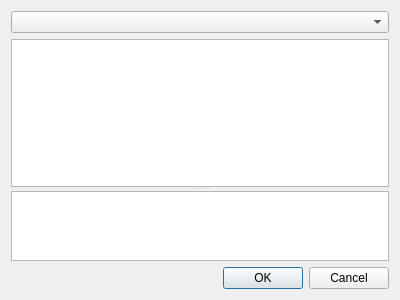
<?xml version="1.0" encoding="UTF-8"?>
<ui version="4.0">
 <class>CommitDialog</class>
 <widget class="QDialog" name="CommitDialog">
  <property name="geometry">
   <rect>
    <x>0</x>
    <y>0</y>
    <width>400</width>
    <height>300</height>
   </rect>
  </property>
  <property name="windowTitle">
   <string>Commit</string>
  </property>
  <layout class="QVBoxLayout" name="verticalLayout">
   <item>
    <widget class="QComboBox" name="comboBox"/>
   </item>
   <item>
    <widget class="QSplitter" name="splitter">
     <property name="orientation">
      <enum>Qt::Vertical</enum>
     </property>
     <widget class="QPlainTextEdit" name="plainTextEdit">
      <property name="sizePolicy">
       <sizepolicy hsizetype="Expanding" vsizetype="Expanding">
        <horstretch>0</horstretch>
        <verstretch>100</verstretch>
       </sizepolicy>
      </property>
     </widget>
     <widget class="QListView" name="listView">
      <property name="sizePolicy">
       <sizepolicy hsizetype="Expanding" vsizetype="Expanding">
        <horstretch>0</horstretch>
        <verstretch>5</verstretch>
       </sizepolicy>
      </property>
      <property name="editTriggers">
       <set>QAbstractItemView::NoEditTriggers</set>
      </property>
      <property name="alternatingRowColors">
       <bool>true</bool>
      </property>
      <property name="selectionMode">
       <enum>QAbstractItemView::SingleSelection</enum>
      </property>
      <property name="selectionBehavior">
       <enum>QAbstractItemView::SelectRows</enum>
      </property>
     </widget>
    </widget>
   </item>
   <item>
    <widget class="QDialogButtonBox" name="buttonBox">
     <property name="orientation">
      <enum>Qt::Horizontal</enum>
     </property>
     <property name="standardButtons">
      <set>QDialogButtonBox::Cancel|QDialogButtonBox::Ok</set>
     </property>
    </widget>
   </item>
  </layout>
 </widget>
 <tabstops>
  <tabstop>plainTextEdit</tabstop>
  <tabstop>comboBox</tabstop>
  <tabstop>listView</tabstop>
  <tabstop>buttonBox</tabstop>
 </tabstops>
 <resources/>
 <connections>
  <connection>
   <sender>buttonBox</sender>
   <signal>accepted()</signal>
   <receiver>CommitDialog</receiver>
   <slot>accept()</slot>
   <hints>
    <hint type="sourcelabel">
     <x>248</x>
     <y>254</y>
    </hint>
    <hint type="destinationlabel">
     <x>157</x>
     <y>274</y>
    </hint>
   </hints>
  </connection>
  <connection>
   <sender>buttonBox</sender>
   <signal>rejected()</signal>
   <receiver>CommitDialog</receiver>
   <slot>reject()</slot>
   <hints>
    <hint type="sourcelabel">
     <x>316</x>
     <y>260</y>
    </hint>
    <hint type="destinationlabel">
     <x>286</x>
     <y>274</y>
    </hint>
   </hints>
  </connection>
 </connections>
</ui>
